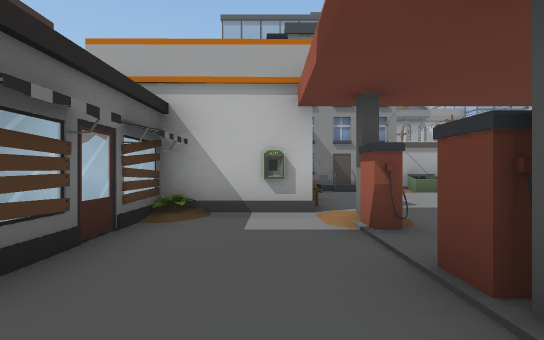
View 1 (above)

24 first-person views from a walk through a 3-D level made in the Unity game engine. The camera is 1.3 m above the floor, looks level and sees 90° across. The floor is counted in squares, 2 m on a side. Each view is taken from the middle of a square. On the plan, view 1 faces up. The plan holds only what a view shows up to about 9 squares ahead; the rest is blank. The place goes on beyond the plan. The player character is not drawn.

View 2
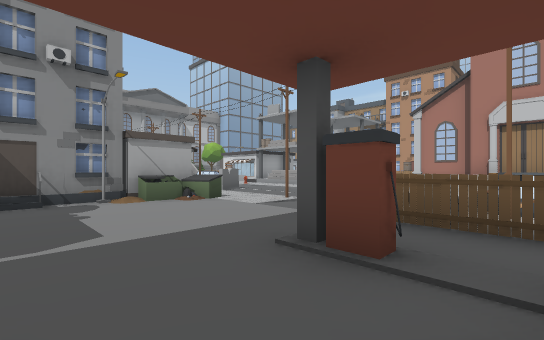

View 3
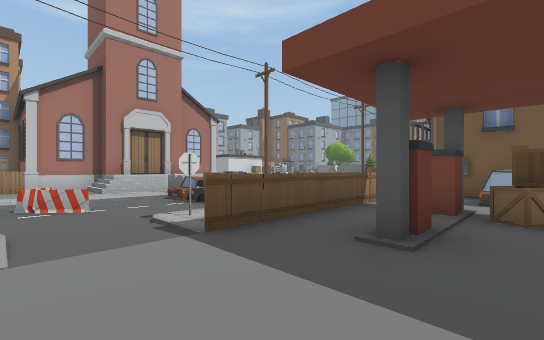

View 4
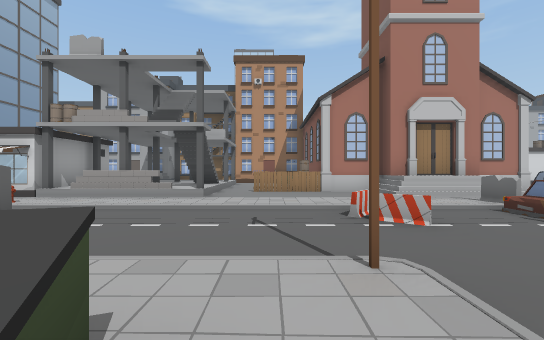

View 5
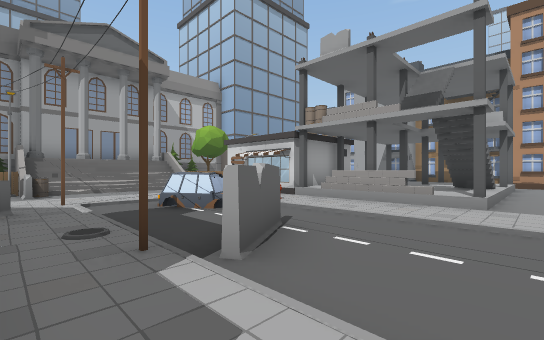

View 6
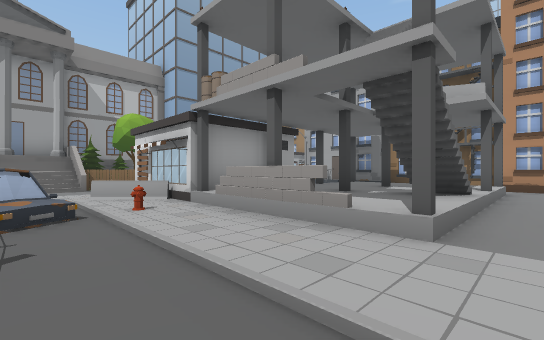

View 7
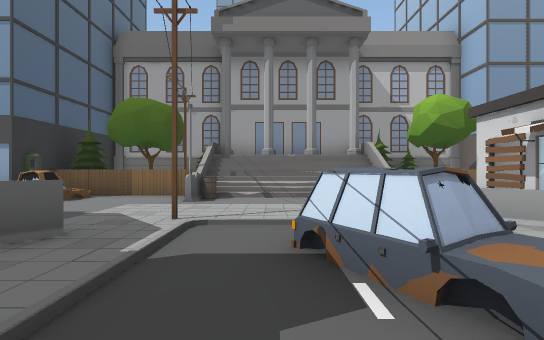

View 8
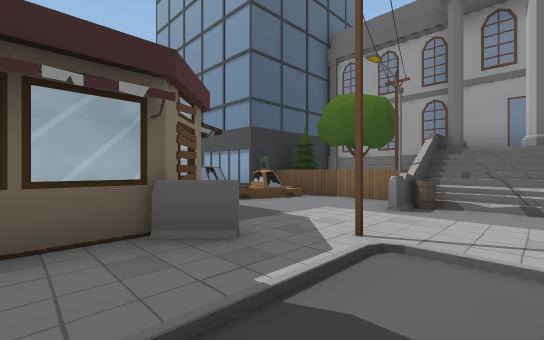

View 9
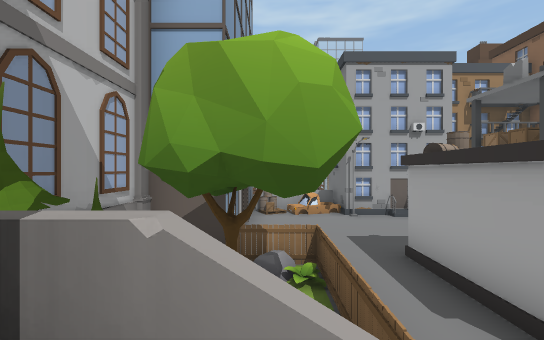

View 10
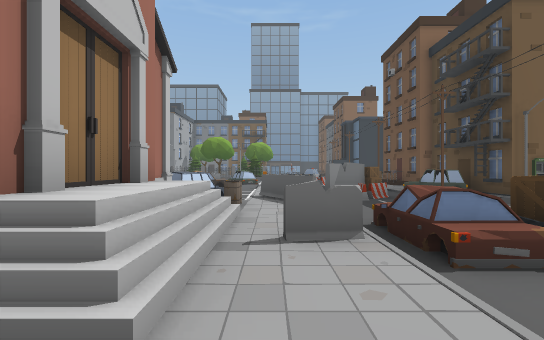

View 11
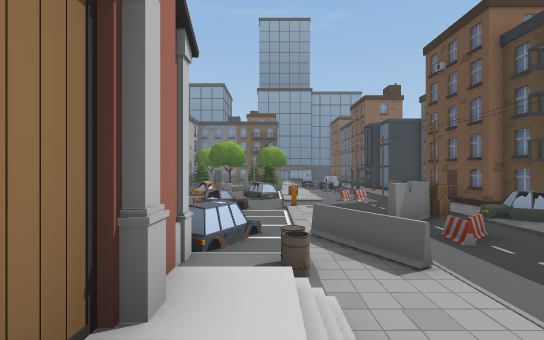

View 12
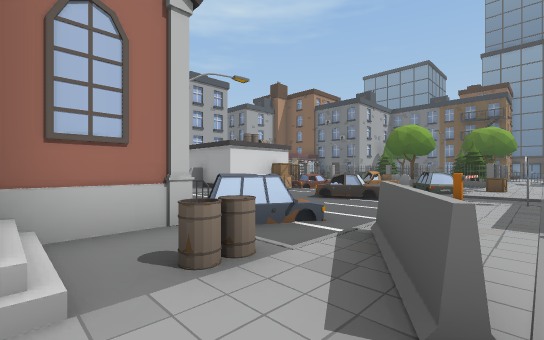

View 13
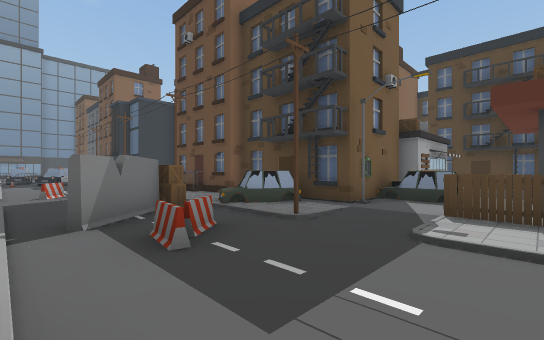

View 14
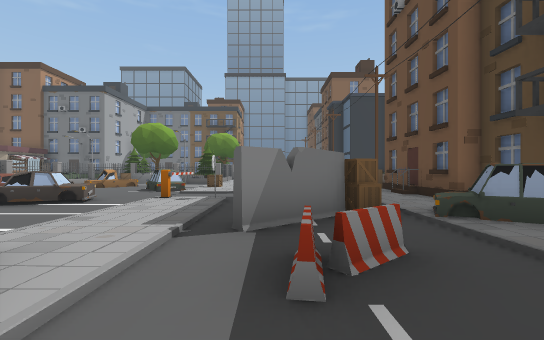

View 15
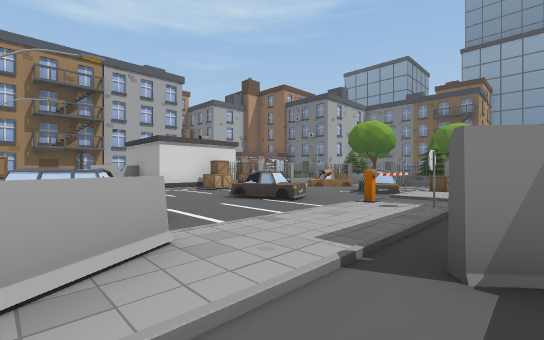

View 16
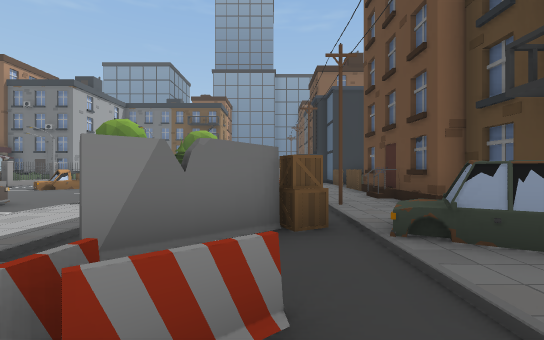

View 17
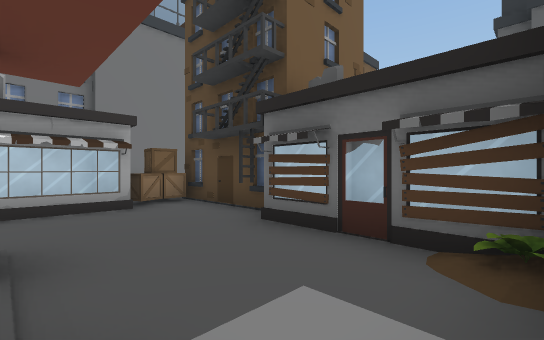

View 18
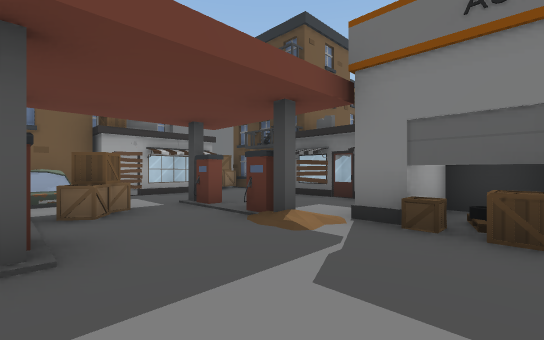

View 19
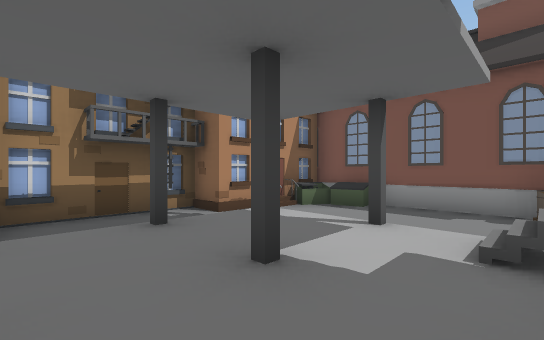

View 20
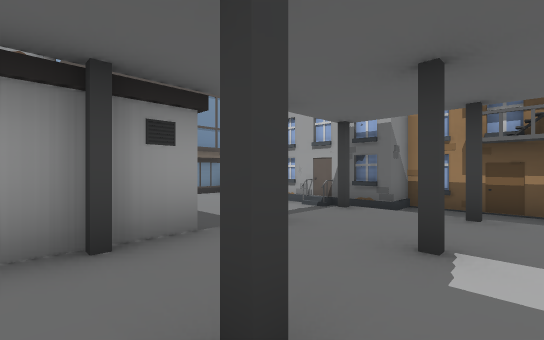

View 21
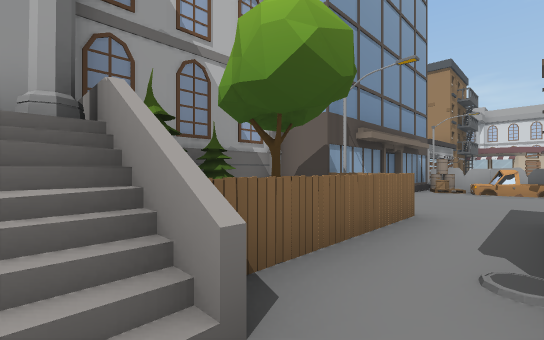

View 22
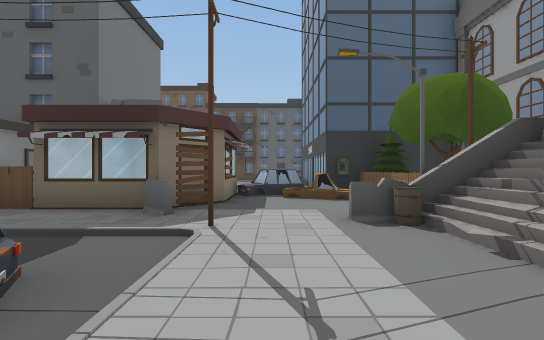

View 23
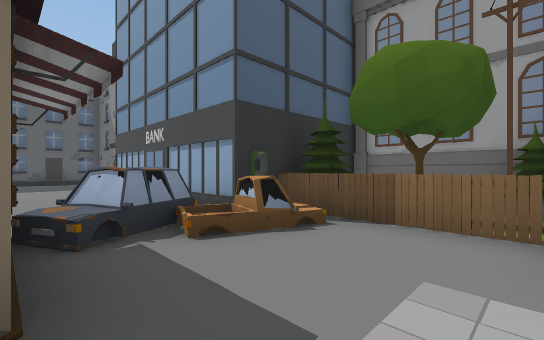

View 24
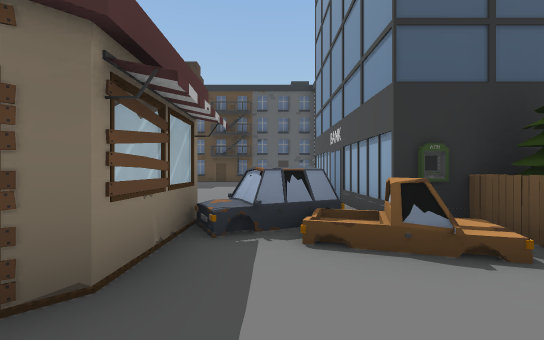

### Floor plan
Key: @ floor where view 1 was taken; # wall or solid block; x gap in a wall; . main floor; : floor 0.25 m higher than the main floor; + floor 0.5 m higher than the main floor; / step, stairs or slope; = window, fence, low wall or low ledge; H house; B bin; A box; M cash machine; F fence; C car; S sign; Y hydrant; T tree; R barrel; K rock; O other object.
Columns run from 4 left of view 1 to 20 right of it. Each row starts with its distance up from view 1.
 22                   H
 21                   H
 20        #O########O
 19        #.TT#  #TT.F######
 18        TTO#/##/=TOFK...R#
 17  ##  ##FFFFR///FFFF....C#
 16  ######CC.......H......HC
 15 ......CC........H #....H
 14 ......HHH..#///=H #....#
 13  ....  H H=//C/.H##....#
 12        H H././Y.++++++ .H
 11        ##F//../.=+##++ .#
 10        #HH.##./.=+/+++ .#
  9      H##HH./../.#//#+#..#
  8       HHBB./../........##
  7      ....../../..F.....#
  6    ##A.....#.=/..FOO.BBH
  5    # A.......=/...######
  4   OOM/....FS..///:#
  3 # H..#..#.F /////#
  2 # H.......FxCA/#/##
  1 ###..#.A#.F/..///+#
  0   ..@.....F/../.R.#
 -1   H....C......#=/CO
 -2   AA==##MH./==///C
 -3          #C/.#/....
 -4  ## ##   #C/A#/......
 -5          #./../...C...H
 -6          #.#..S/.CC..A
 -7          #H/ ..O...
 -8          H.  =/.C...
 -9          OO  ./.CC../
-10          OO  ./A.  C/
-11              ./.

Positions as (right, up) in squares from view 1, and headings:
1: (0, 0), facing up
2: (2, 2), facing up-right
3: (3, 6), facing down-right
4: (5, 7), facing right
5: (6, 8), facing up-right
6: (9, 8), facing up-right
7: (8, 11), facing up
8: (8, 12), facing up-left
9: (10, 18), facing right
10: (11, 5), facing down
11: (12, 3), facing down
12: (10, 1), facing down-right
13: (10, 1), facing down-left
14: (9, 0), facing down
15: (9, -1), facing down-right
16: (8, -1), facing down
17: (1, 4), facing down-left
18: (4, 6), facing down-left
19: (14, 12), facing down-right
20: (13, 10), facing up-right
21: (10, 16), facing up-right
22: (10, 15), facing left
23: (6, 14), facing up-left
24: (6, 15), facing left
